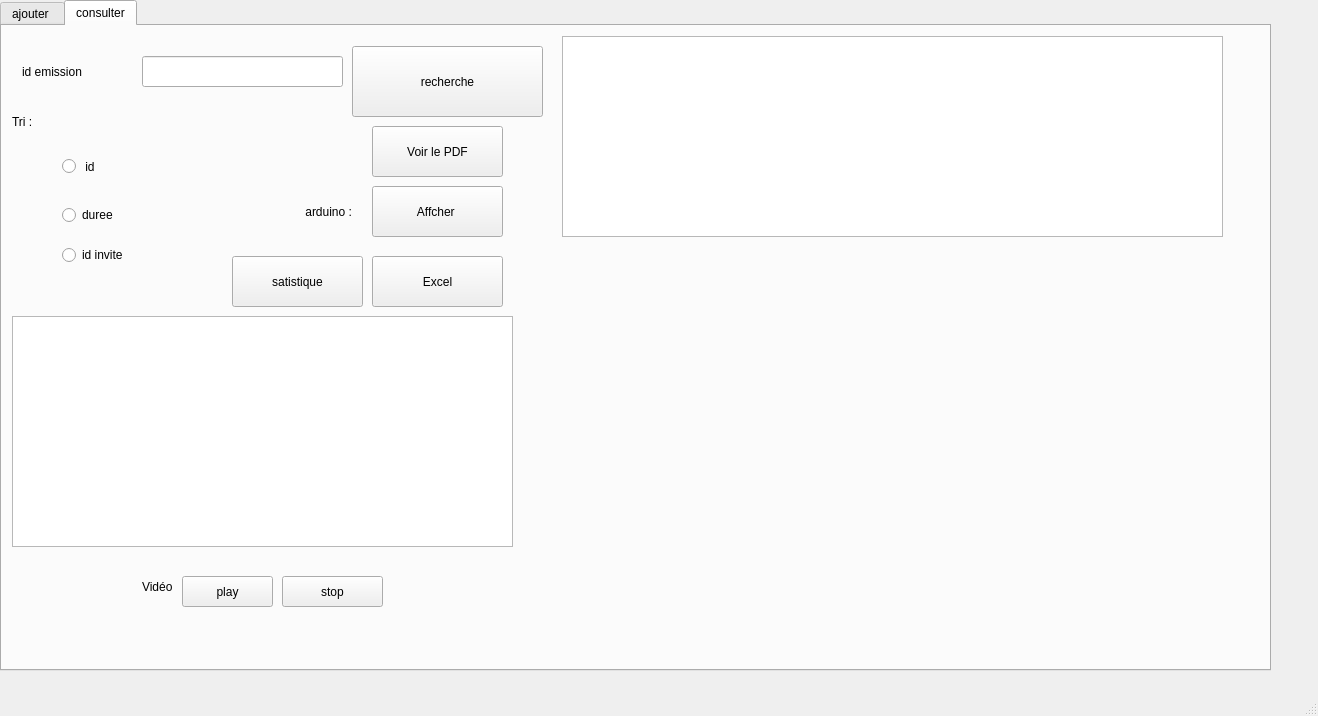
<?xml version="1.0" encoding="UTF-8"?>
<ui version="4.0">
 <class>gestion_programme</class>
 <widget class="QMainWindow" name="gestion_programme">
  <property name="geometry">
   <rect>
    <x>0</x>
    <y>0</y>
    <width>1318</width>
    <height>716</height>
   </rect>
  </property>
  <property name="windowTitle">
   <string>gestion_programme</string>
  </property>
  <widget class="QWidget" name="centralwidget">
   <widget class="QTabWidget" name="affichage">
    <property name="geometry">
     <rect>
      <x>0</x>
      <y>0</y>
      <width>1271</width>
      <height>671</height>
     </rect>
    </property>
    <property name="styleSheet">
     <string notr="true"/>
    </property>
    <property name="currentIndex">
     <number>1</number>
    </property>
    <widget class="QWidget" name="ajouter">
     <attribute name="title">
      <string>ajouter </string>
     </attribute>
     <widget class="QLabel" name="label">
      <property name="geometry">
       <rect>
        <x>10</x>
        <y>60</y>
        <width>91</width>
        <height>31</height>
       </rect>
      </property>
      <property name="text">
       <string>Nom de l'émission :</string>
      </property>
     </widget>
     <widget class="QLabel" name="label_2">
      <property name="geometry">
       <rect>
        <x>10</x>
        <y>70</y>
        <width>81</width>
        <height>21</height>
       </rect>
      </property>
      <property name="text">
       <string/>
      </property>
     </widget>
     <widget class="QLabel" name="label_3">
      <property name="geometry">
       <rect>
        <x>10</x>
        <y>100</y>
        <width>71</width>
        <height>31</height>
       </rect>
      </property>
      <property name="text">
       <string>Temps par h :</string>
      </property>
     </widget>
     <widget class="QLabel" name="label_4">
      <property name="geometry">
       <rect>
        <x>10</x>
        <y>130</y>
        <width>71</width>
        <height>41</height>
       </rect>
      </property>
      <property name="text">
       <string>Les invités :</string>
      </property>
     </widget>
     <widget class="QLabel" name="label_5">
      <property name="geometry">
       <rect>
        <x>20</x>
        <y>170</y>
        <width>51</width>
        <height>51</height>
       </rect>
      </property>
      <property name="text">
       <string>Le jour :</string>
      </property>
     </widget>
     <widget class="QLineEdit" name="lnom_emission">
      <property name="geometry">
       <rect>
        <x>110</x>
        <y>60</y>
        <width>201</width>
        <height>31</height>
       </rect>
      </property>
     </widget>
     <widget class="QLineEdit" name="ltemps">
      <property name="geometry">
       <rect>
        <x>110</x>
        <y>100</y>
        <width>201</width>
        <height>31</height>
       </rect>
      </property>
     </widget>
     <widget class="QLineEdit" name="lidinvite">
      <property name="geometry">
       <rect>
        <x>110</x>
        <y>140</y>
        <width>201</width>
        <height>31</height>
       </rect>
      </property>
     </widget>
     <widget class="QLineEdit" name="ljour">
      <property name="geometry">
       <rect>
        <x>110</x>
        <y>180</y>
        <width>201</width>
        <height>31</height>
       </rect>
      </property>
     </widget>
     <widget class="QPushButton" name="pB_ajouter">
      <property name="geometry">
       <rect>
        <x>20</x>
        <y>300</y>
        <width>211</width>
        <height>61</height>
       </rect>
      </property>
      <property name="text">
       <string>Ajouter</string>
      </property>
     </widget>
     <widget class="QPushButton" name="modifer">
      <property name="geometry">
       <rect>
        <x>250</x>
        <y>300</y>
        <width>201</width>
        <height>51</height>
       </rect>
      </property>
      <property name="text">
       <string>Modifier</string>
      </property>
     </widget>
     <widget class="QLineEdit" name="lidemission">
      <property name="geometry">
       <rect>
        <x>110</x>
        <y>20</y>
        <width>201</width>
        <height>31</height>
       </rect>
      </property>
     </widget>
     <widget class="QLabel" name="label_6">
      <property name="geometry">
       <rect>
        <x>10</x>
        <y>20</y>
        <width>91</width>
        <height>31</height>
       </rect>
      </property>
      <property name="text">
       <string>Idemission :</string>
      </property>
     </widget>
     <widget class="QTableView" name="tab_emission">
      <property name="geometry">
       <rect>
        <x>540</x>
        <y>0</y>
        <width>741</width>
        <height>581</height>
       </rect>
      </property>
     </widget>
     <widget class="QPushButton" name="detett">
      <property name="geometry">
       <rect>
        <x>40</x>
        <y>450</y>
        <width>191</width>
        <height>41</height>
       </rect>
      </property>
      <property name="text">
       <string>delete</string>
      </property>
     </widget>
     <widget class="QLabel" name="label_26">
      <property name="geometry">
       <rect>
        <x>260</x>
        <y>460</y>
        <width>101</width>
        <height>31</height>
       </rect>
      </property>
      <property name="text">
       <string>id emission</string>
      </property>
     </widget>
     <widget class="QLineEdit" name="lineEdit_29">
      <property name="geometry">
       <rect>
        <x>330</x>
        <y>460</y>
        <width>201</width>
        <height>31</height>
       </rect>
      </property>
     </widget>
    </widget>
    <widget class="QWidget" name="tab">
     <attribute name="title">
      <string>consulter</string>
     </attribute>
     <widget class="QLabel" name="label_21">
      <property name="geometry">
       <rect>
        <x>20</x>
        <y>30</y>
        <width>71</width>
        <height>31</height>
       </rect>
      </property>
      <property name="text">
       <string>id emission</string>
      </property>
     </widget>
     <widget class="QLineEdit" name="lidemission1">
      <property name="geometry">
       <rect>
        <x>140</x>
        <y>30</y>
        <width>201</width>
        <height>31</height>
       </rect>
      </property>
     </widget>
     <widget class="QRadioButton" name="Lid">
      <property name="geometry">
       <rect>
        <x>60</x>
        <y>120</y>
        <width>141</width>
        <height>41</height>
       </rect>
      </property>
      <property name="text">
       <string> id</string>
      </property>
     </widget>
     <widget class="QRadioButton" name="lduree1">
      <property name="geometry">
       <rect>
        <x>60</x>
        <y>180</y>
        <width>83</width>
        <height>18</height>
       </rect>
      </property>
      <property name="text">
       <string>duree</string>
      </property>
     </widget>
     <widget class="QPushButton" name="pdf">
      <property name="geometry">
       <rect>
        <x>370</x>
        <y>100</y>
        <width>131</width>
        <height>51</height>
       </rect>
      </property>
      <property name="text">
       <string>Voir le PDF</string>
      </property>
     </widget>
     <widget class="QLabel" name="label_18">
      <property name="geometry">
       <rect>
        <x>10</x>
        <y>80</y>
        <width>41</width>
        <height>31</height>
       </rect>
      </property>
      <property name="text">
       <string>Tri : </string>
      </property>
     </widget>
     <widget class="QPushButton" name="recherche">
      <property name="geometry">
       <rect>
        <x>350</x>
        <y>20</y>
        <width>191</width>
        <height>71</height>
       </rect>
      </property>
      <property name="text">
       <string>recherche</string>
      </property>
     </widget>
     <widget class="QRadioButton" name="ltriidinvite">
      <property name="geometry">
       <rect>
        <x>60</x>
        <y>220</y>
        <width>83</width>
        <height>18</height>
       </rect>
      </property>
      <property name="text">
       <string>id invite</string>
      </property>
     </widget>
     <widget class="QTableView" name="tab_chercher">
      <property name="geometry">
       <rect>
        <x>560</x>
        <y>10</y>
        <width>661</width>
        <height>201</height>
       </rect>
      </property>
     </widget>
     <widget class="QTableView" name="tab_tri">
      <property name="geometry">
       <rect>
        <x>10</x>
        <y>290</y>
        <width>501</width>
        <height>231</height>
       </rect>
      </property>
     </widget>
     <widget class="QPushButton" name="satistique">
      <property name="geometry">
       <rect>
        <x>230</x>
        <y>230</y>
        <width>131</width>
        <height>51</height>
       </rect>
      </property>
      <property name="text">
       <string>satistique</string>
      </property>
     </widget>
     <widget class="QPushButton" name="afficher">
      <property name="geometry">
       <rect>
        <x>370</x>
        <y>160</y>
        <width>131</width>
        <height>51</height>
       </rect>
      </property>
      <property name="text">
       <string>Affcher </string>
      </property>
     </widget>
     <widget class="QLabel" name="label_22">
      <property name="geometry">
       <rect>
        <x>300</x>
        <y>170</y>
        <width>61</width>
        <height>31</height>
       </rect>
      </property>
      <property name="text">
       <string> arduino :</string>
      </property>
     </widget>
     <widget class="QPushButton" name="actionstop">
      <property name="geometry">
       <rect>
        <x>280</x>
        <y>550</y>
        <width>101</width>
        <height>31</height>
       </rect>
      </property>
      <property name="text">
       <string>stop</string>
      </property>
     </widget>
     <widget class="QPushButton" name="actionplay">
      <property name="geometry">
       <rect>
        <x>180</x>
        <y>550</y>
        <width>91</width>
        <height>31</height>
       </rect>
      </property>
      <property name="text">
       <string>play</string>
      </property>
     </widget>
     <widget class="QLabel" name="label_23">
      <property name="geometry">
       <rect>
        <x>140</x>
        <y>540</y>
        <width>41</width>
        <height>41</height>
       </rect>
      </property>
      <property name="text">
       <string>Vidéo</string>
      </property>
     </widget>
     <widget class="QPushButton" name="Excel">
      <property name="geometry">
       <rect>
        <x>370</x>
        <y>230</y>
        <width>131</width>
        <height>51</height>
       </rect>
      </property>
      <property name="text">
       <string>Excel</string>
      </property>
     </widget>
    </widget>
   </widget>
  </widget>
  <widget class="QMenuBar" name="menubar">
   <property name="geometry">
    <rect>
     <x>0</x>
     <y>0</y>
     <width>1318</width>
     <height>22</height>
    </rect>
   </property>
  </widget>
  <widget class="QStatusBar" name="statusbar"/>
 </widget>
 <resources/>
 <connections/>
</ui>
